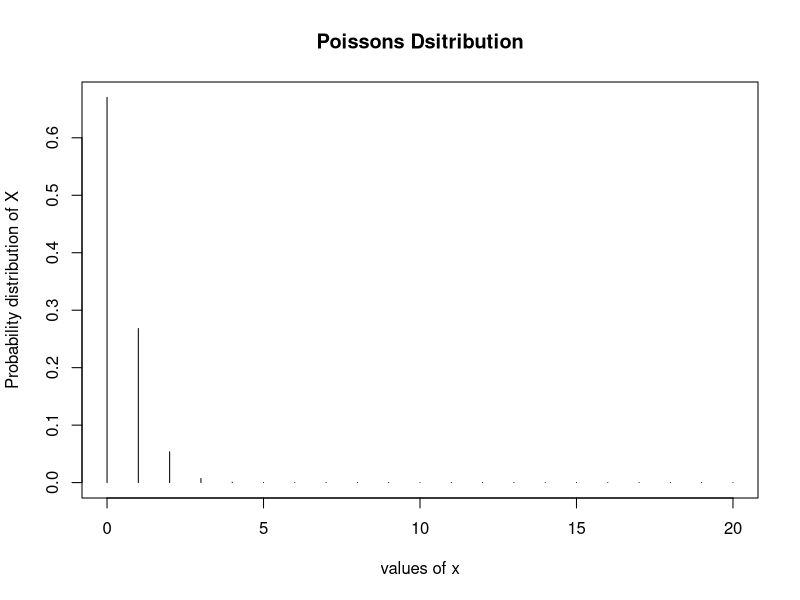
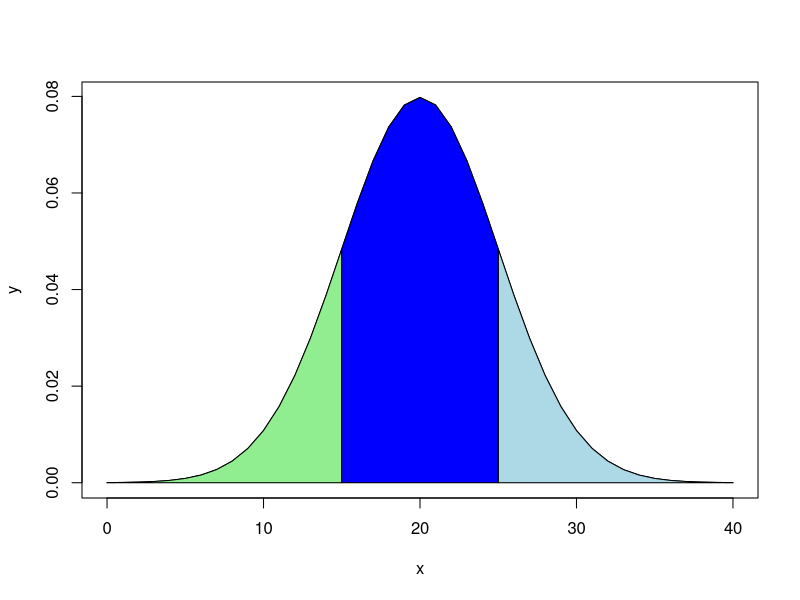

Recreate these plots in R, in order.
#Poissons Distribution 
#Q1
#number of trials 
m=20

#probability of success
p=0.02
lambda= m*p

#atleast 2 defectives
p1= sum (dpois(2:m,lambda))
p1

#number of boxes contining atleast 2 defectives
round(1000*p1)

#exactly 2 defectives
p2=dpois(2,lambda)
p2

#number of boxes contining excactly 2 defectives
round(1000*p2)

#atmost 2 defectives
p3 = sum(dpois(0:2,lambda))
p3

#number of boxes containing at most 2 defective
round(1000*p3)

#plotting distribution
x1=0:m
px1=dpois(x1,lambda)
plot(x1,px1,type="h",xlab="values of x",ylab="Probability distribution of X",
     main="Poissons Dsitribution")
#Dataframe
rounded= round(px1,digits=5)
data.frame(x1,px1,rounded)

#mean, variance, expectation
mean = 1/lambda
mean

Ex1= weighted.mean(x1,px1)
Ex1

Varx1= weighted.mean(x1*x1,px1)-(weighted.mean(x1,px1))^2
Varx1

#Quartiles of poissons distribution
qpois(0.95,2.5)

#Random numbers from poissons 
rpois(2,3)

#Normal Distributions
#Q2
#generating the data 
x=seq(0,40)
x
#find the density function of x
y= dnorm(x,mean=20,sd=5)
y
#plot normal distribution
plot(x,y,type="l")

#proportion of jobs less than 15 min
p1=pnorm(15,mean=20,sd=5)
p1

x2=seq(0,15)
x2

y2=dnorm(x2, mean=20,sd=5)
y2

polygon(c(0,x2,15),c(0,y2,0),col="light green")

#proportion of jobs takes maore than 25 min
p2= pnorm(40,mean=20,sd=5)-pnorm(25,mean=20,sd=5)
p2

x1=seq(25,40)
x1

y1=dnorm(x1,mean=20,sd=5)
y1
polygon(c(25,x1,40),c(0,y1,0),col="light blue")

#proportion of jobs between 15 and 20 min
p3=pnorm(25,mean=20,sd=5)-pnorm(15,mean=20,sd=5)
p3

x3=seq(15,25)
x3

y3=dnorm(x3,mean=20,sd=5)
y3

polygon(c(15,x3,25),c(0,y3,0),col=" blue")

#probability distribution
data.frame(p1,p2,p3)

a <- seq(15,150,15)
a

b<- seq(15,150,by=15)
b

b=sum(b)
b

a = matrix(1:1,nrow=4)
a


